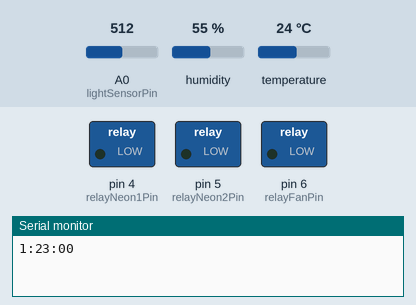
Recording of a sketch running on a simulated Arduino Uno, built with avr-gcc and run on an emulated ATmega328P. On the bench: switched loads named in the sketch (green lamp = pin HIGH), the last lines printed to the serial monitor. The inputs (shaded band) are chosen by the test bench; at power-on: A0 (lightSensorPin) = 512, humidity 55 %, temperature 24 °C.

Above: at 0.1 s.
At 20.1 s:
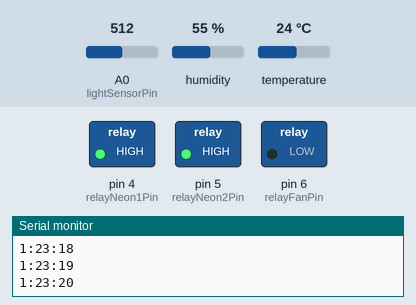
At 58.1 s:
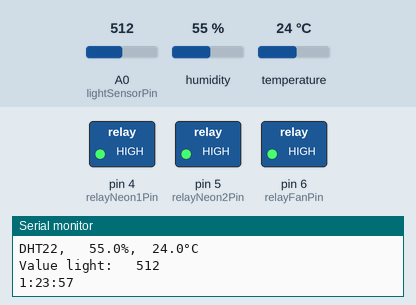
At 65.1 s:
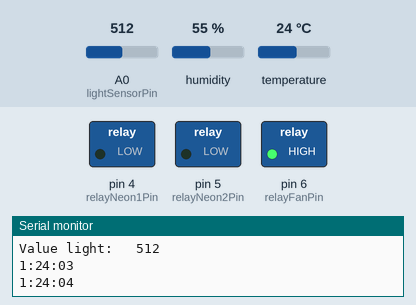
Timing chart, 0 to 66.6 s (numbered marks = the images above):
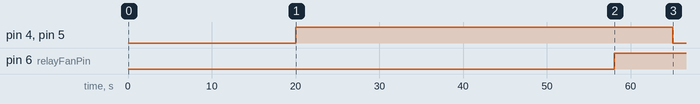

Measured:
- by itself, pin 4 (relayNeon1Pin), pin 5 (relayNeon2Pin): LOW → HIGH at 20.0 s, → LOW 45.0 s later
- by itself, pin 6 (relayFanPin): LOW → HIGH at 58.0 s

The sketch:

greenhouse-slave.ino
```cpp
#include <dht.h>
#include <Time.h>
#include <TimeAlarms.h>

const int lightSensorPin = A0;

const int relayNeon1Pin = 4;
const int relayNeon2Pin = 5;
const int relayFanPin = 6;
boolean relayFanToggle = false;

int lightValue;

#define DHT22_PIN 8
dht DHT;


void setup() {
  Serial.begin(9600);
  pinMode(relayNeon1Pin, OUTPUT);
  pinMode(relayNeon2Pin, OUTPUT);
  pinMode(relayFanPin, OUTPUT);

  setTime(1, 23, 00, 22, 3, 18); // set time (FIXME replace with a real time)

  Alarm.alarmRepeat(1, 23, 20, enableNeons); // FIXME change to 7:30am
  Alarm.alarmRepeat(1, 24, 5, disableNeons); // FIXME change to 9:00pm

  Alarm.timerRepeat(58, updateFan); // FIXME this should be every 15 minutes
  Alarm.timerRepeat(3, readDht);
  Alarm.timerRepeat(3, readLight);
}

void loop() {
  digitalClockDisplay();
  Alarm.delay(1000); // wait one second between clock display
}

void readLight() {
  lightValue = analogRead(lightSensorPin);
  Serial.print("Value light: \t");
  Serial.println(lightValue); // ????
}

void readDht() {
  // DHT
  // READ DATA
  Serial.print("DHT22, \t");
  int chk = DHT.read22(DHT22_PIN);

  // DISPLAY DATA
  Serial.print(DHT.humidity, 1);
  Serial.print("%,\t");
  Serial.print(DHT.temperature, 1);
  Serial.println("°C");
}

void enableNeons() {
  digitalWrite(relayNeon1Pin, HIGH);
  digitalWrite(relayNeon2Pin, HIGH);
}

void disableNeons() {
  digitalWrite(relayNeon1Pin, LOW);
  digitalWrite(relayNeon2Pin, LOW);
}

void updateFan() {
  if (relayFanToggle == true) {
    digitalWrite(relayFanPin, HIGH);
    relayFanToggle = false;
  }
  else {
    relayFanToggle = true;
    digitalWrite(relayFanPin, HIGH);
  }
}


void digitalClockDisplay() {
  // digital clock display of the time
  Serial.print(hour());
  printDigits(minute());
  printDigits(second());
  Serial.println();
}

void printDigits(int digits) {
  Serial.print(":");
  if (digits < 10)
    Serial.print('0');
  Serial.print(digits);
}
```
